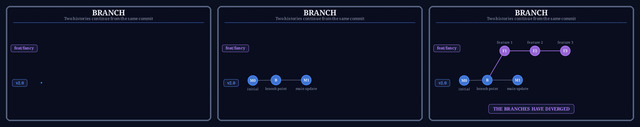
#> input picture pD/statement/branch-storyboard.jpg, 640 x 127 px
$ python make_storyboard.py ../branch-storyboard.jpg out.png
#> lines starting #> are read from the running program, lines starting #| are printed output that depends on the picture
import argparse
from pathlib import Path

from PIL import Image, ImageDraw


def main() -> None:
    parser = argparse.ArgumentParser()
    parser.add_argument("source", type=Path)
    parser.add_argument("output", type=Path)
    args = parser.parse_args()

    animation = Image.open(args.source)
#> animation is the input picture: PIL image 640x127 RGB; mean R, G, B 15.6, 19.5, 38.5
    fractions = (0.23, 0.45, 0.92)
    panel_width = 420
    panel_height = round(animation.height * panel_width / animation.width)
#> panel_height = 83
    margin = 12
    sheet = Image.new(
        "RGB",
        (panel_width * 3 + margin * 4, panel_height + margin * 2),
        "#0B1020",
    )
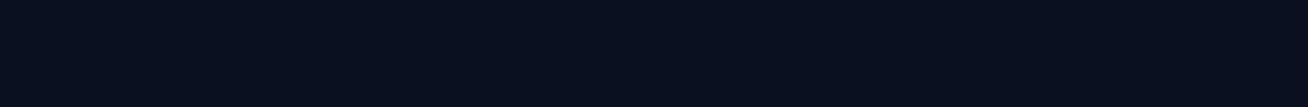
#> sheet: PIL image 1308x107 RGB; mean R, G, B 11, 16, 32
    draw = ImageDraw.Draw(sheet)

    for slot, fraction in enumerate(fractions):
        frame_index = round(fraction * (animation.n_frames - 1))
        animation.seek(frame_index)
        frame = animation.convert("RGB").resize(
            (panel_width, panel_height),
            Image.Resampling.LANCZOS,
        )
        x = margin + slot * (panel_width + margin)
        sheet.paste(frame, (x, margin))
        draw.rounded_rectangle(
            (x, margin, x + panel_width - 1, margin + panel_height - 1),
            radius=8,
            outline="#53617D",
            width=3,
        )

    args.output.parent.mkdir(parents=True, exist_ok=True)
    sheet.save(args.output)
    print(
        f"wrote {args.output}: {sheet.width}x{sheet.height}, "
        f"frames={animation.n_frames}"
    )


if __name__ == "__main__":
#> (the run stopped early here; a loop or call above may not have finished)
